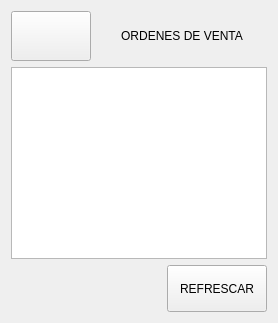
               <widget class="QWidget" name="pventas_ordenes">
                <layout class="QVBoxLayout" name="verticalLayout_28">
                 <item>
                  <layout class="QHBoxLayout" name="horizontalLayout_20">
                   <item>
                    <widget class="QPushButton" name="bt_back_ordenesventa">
                     <property name="minimumSize">
                      <size>
                       <width>80</width>
                       <height>50</height>
                      </size>
                     </property>
                     <property name="maximumSize">
                      <size>
                       <width>80</width>
                       <height>50</height>
                      </size>
                     </property>
                     <property name="text">
                      <string/>
                     </property>
                     <property name="icon">
                      <iconset>
                       <normaloff>imagenes_gui/flecha_izquierda_blanca.svg</normaloff>imagenes_gui/flecha_izquierda_blanca.svg</iconset>
                     </property>
                     <property name="iconSize">
                      <size>
                       <width>40</width>
                       <height>40</height>
                      </size>
                     </property>
                    </widget>
                   </item>
                   <item>
                    <widget class="QLabel" name="label_25">
                     <property name="sizePolicy">
                      <sizepolicy hsizetype="Preferred" vsizetype="Preferred">
                       <horstretch>0</horstretch>
                       <verstretch>0</verstretch>
                      </sizepolicy>
                     </property>
                     <property name="minimumSize">
                      <size>
                       <width>120</width>
                       <height>50</height>
                      </size>
                     </property>
                     <property name="maximumSize">
                      <size>
                       <width>10000</width>
                       <height>50</height>
                      </size>
                     </property>
                     <property name="text">
                      <string>ORDENES DE VENTA</string>
                     </property>
                     <property name="alignment">
                      <set>Qt::AlignCenter</set>
                     </property>
                    </widget>
                   </item>
                  </layout>
                 </item>
                 <item>
                  <widget class="QTableWidget" name="table_ordenesventa"/>
                 </item>
                 <item>
                  <layout class="QHBoxLayout" name="horizontalLayout_41">
                   <item>
                    <spacer name="horizontalSpacer_19">
                     <property name="orientation">
                      <enum>Qt::Horizontal</enum>
                     </property>
                     <property name="sizeHint" stdset="0">
                      <size>
                       <width>40</width>
                       <height>20</height>
                      </size>
                     </property>
                    </spacer>
                   </item>
                   <item>
                    <widget class="QPushButton" name="bt_refrescar_ventaordenes">
                     <property name="minimumSize">
                      <size>
                       <width>100</width>
                       <height>47</height>
                      </size>
                     </property>
                     <property name="text">
                      <string>REFRESCAR</string>
                     </property>
                    </widget>
                   </item>
                  </layout>
                 </item>
                </layout>
               </widget>
